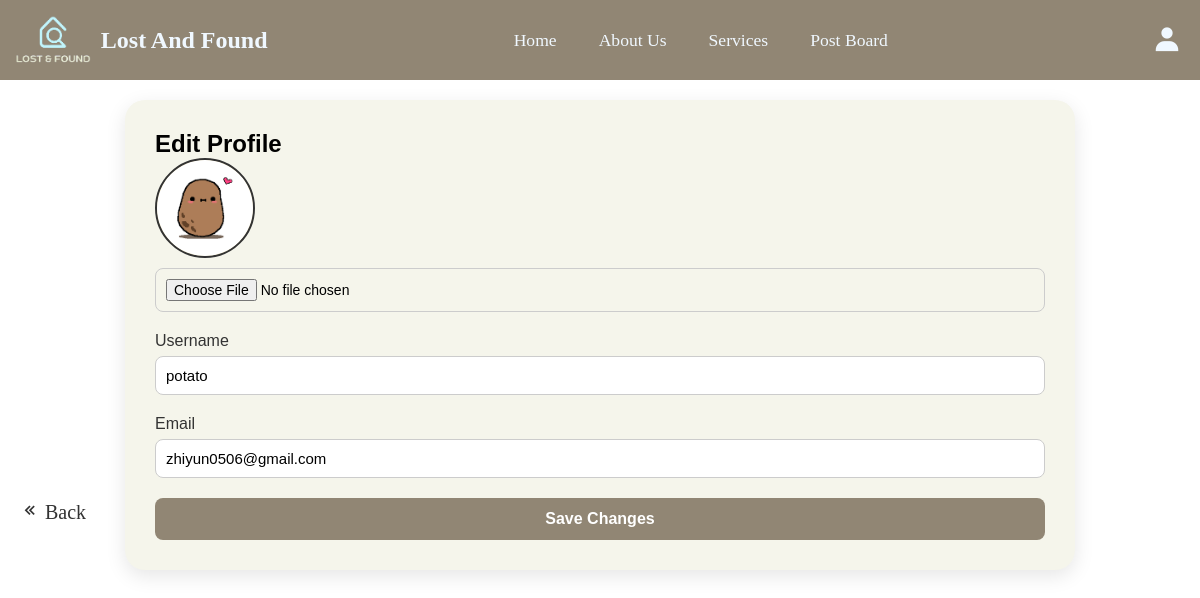
Screenshot of /edit_profile (signed in) with the database file from the repository.
### WongZhiYun/file/models.py (models this page shows, shortened)
class User(db.Model, UserMixin):
    id = db.Column(db.Integer, primary_key=True)
    email = db.Column(db.String(150), unique=True, nullable=False)
    password = db.Column(db.String(150), nullable=False)
    username = db.Column(db.String(150), nullable=False)
    role = db.Column(db.String(20), default="user")
    posts = db.relationship('Post', backref='author',lazy=True)
    date_created = db.Column(db.DateTime, default=datetime.utcnow)
    profile_image = db.Column(db.String(200), default="default.png")
    comments = db.relationship('Comment', backref='user', lazy=True)

### WongZhiYun/file/views.py (the view, shortened to what this page needs)
@views.route('/edit_profile', methods=['GET', 'POST'])
@login_required
def edit_profile():
    return render_template("edit_profile.html", user=current_user)

### WongZhiYun/file/templates/edit_profile.html (shortened to what this page needs)
{% extends "base.html" %}
{% block content %}
<link rel="stylesheet" href="{{ url_for('static', filename='profile.css') }}">
<link href="https://unpkg.com/boxicons@2.1.4/css/boxicons.min.css" rel="stylesheet">
<a href="{{ url_for('views.profile') }}" class="back-link">
    <i class='bx bx-chevrons-left'></i> Back
</a>
<div class="profile-container">
    <h2>Edit Profile</h2>
    <form action="{{ url_for('views.edit_profile') }}" method="POST" enctype="multipart/form-data">
        <div class="form-group">
            <div class="profile-img">
                {% if user.profile_image and user.profile_image != 'default.png' %}
                    <img src="{{ url_for('static', filename='profile_pics/' + user.profile_image) }}" >
                {% else %}
                    <span class="profile-placeholder">{{ user.username[0]|upper }}</span>
                {% endif %}
            </div>
            <input type="file" name="profile_image" accept="image/*" >
        </div>
        <div class="form-group">
            <label>Username</label>
            <input type="text" name="username" value="{{ user.username }}" required>
        </div>
        <div class="form-group">
            <label>Email</label>
            <input type="email" name="email" value="{{ user.email }}" required>
        </div>
        <button type="submit" class="save-btn">Save Changes</button>
    </form>
</div>
{% endblock %}

### WongZhiYun/file/static/base.css (style rules this page uses)
* { margin: 0; padding: 0; box-sizing: border-box; }

### WongZhiYun/file/static/profile.css (style rules this page uses)
.profile-container { max-width: 950px; margin: 100px auto; padding: 30px; background: #f5f5eb; border-radius: 20px; box-shadow: 0 6px 20px rgba(0,0,0,0.1); font-family: "Poppins", sans-serif; }
.back-link { position: fixed; top: 500px; left: 20px; font-size: 20px; color: #333; text-decoration: none; }
.form-group { margin-bottom: 20px; }
.form-group label { font-weight: 500; display: block; margin-bottom: 6px; color: #333; }
.form-group input { width: 100%; padding: 10px; border-radius: 8px; border: 1px solid #ccc; font-size: 15px; }
.profile-img { width: 100px; height: 100px; border-radius: 50%; overflow: hidden; display: flex; justify-content: center; align-items: center; border: 2px solid #333; background: #ece4c9; box-sizing: border-box; position: relative; }
.profile-img img { width: 100%; height: 100%; object-fit: cover; border-radius: 50%; display: block; }
input[type="file"] { margin-top: 10px; font-size: 14px; }
.save-btn { display: block; width: 100%; padding: 12px; border-radius: 8px; border: none; font-size: 16px; font-weight: bold; background: #918674; color: #fff; cursor: pointer; transition: 0.3s; }

### rows the page displays
User: profile_image (picture), username "potato", email "zhiyun0506@gmail.com"
